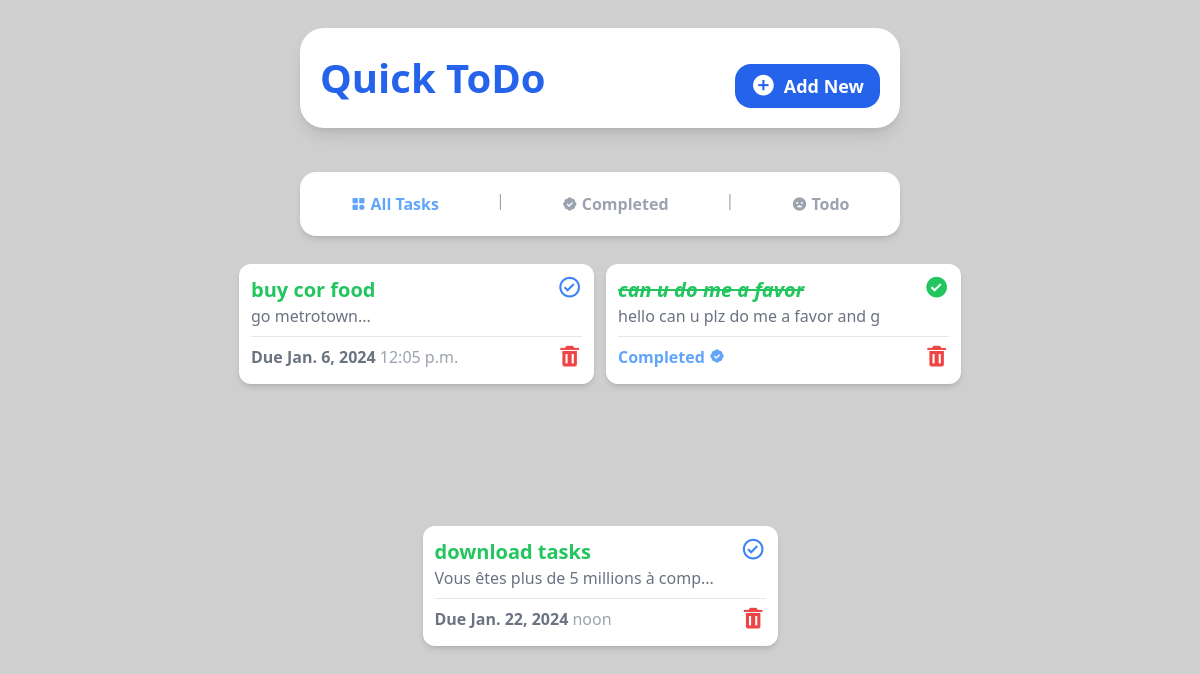
Before: / with the older database file.
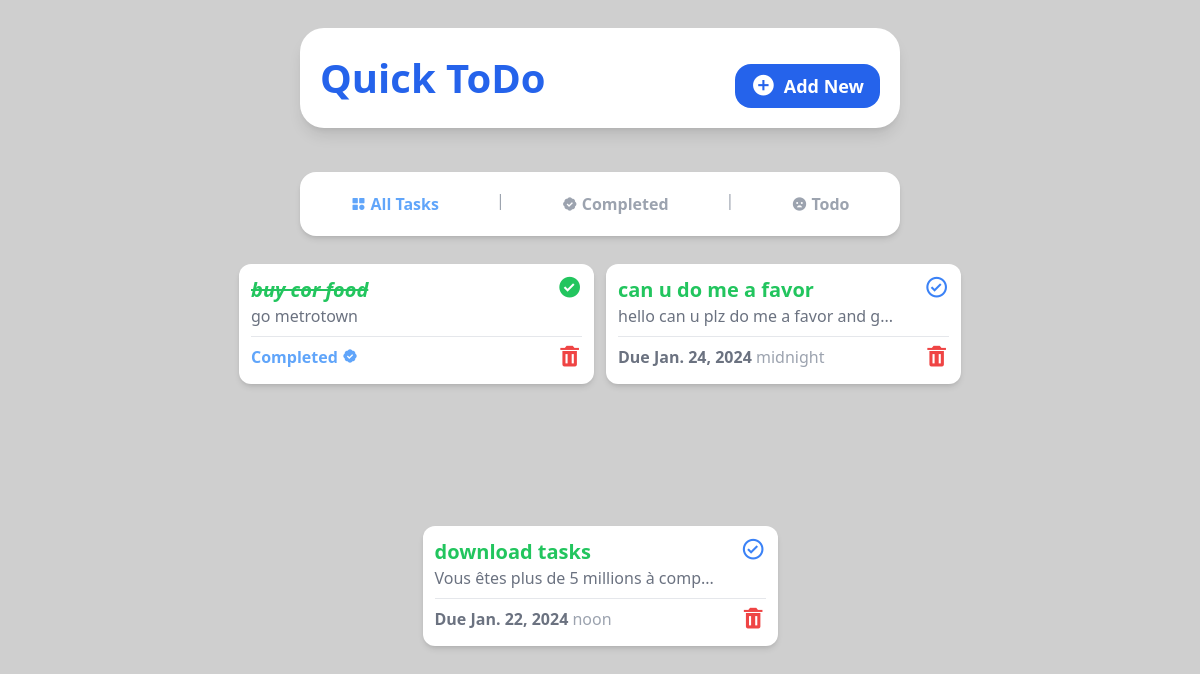
After: the same page with the newer database file.
### tasks/models.py (models this page shows, shortened)
class Task(models.Model):
    title = models.CharField(max_length = 35)
    description = models.TextField(null = True, blank = True)
    due_date = models.DateField()
    due_time = models.TimeField()
    completed = models.BooleanField(default = False)

### tasks/views.py (the view)
# urls.py: 2. Add a URL to urlpatterns:  path('', views.home, name='home')
def home(request):
    tasks = Task.objects.all().order_by('-id')
    return render(request, 'index.html', {
        'tasks' : tasks,
    })

### tasks/templates/index.html
{% include 'base.html' %}
{% include 'home_nav.html' %}
{% block content %}
<section
class="flex flex-1 flex-wrap justify-center gap-3 bg-[#fff0] w-10/12 md:w-11/12 h-full mb-3 rounded-2xl p-3 overflow-y-auto scrollbar-hide"
>
{% for task in tasks %}
{% if task.completed %}
<div
class="w-[355px] flex flex-col shadow-md bg-white h-[120px] rounded-xl p-3"
>
<div class="flex flex-row justify-between">
  <div>
    <a href="{% url 'task_detail' task.id %}">
      <h1
        class="text-green-500 font-semibold text-xl italic line-through"
      >
        {{task.title}}
      </h1>
    </a>
    <p class="text-gray-500 text-md">
      {{task.description | slice:":35"}}
    </p>
  </div>
  <a href="{% url 'toggle_complete' task.id %}">
    <i class="bx bxs-check-circle bx-sm text-green-500"></i>
  </a>
</div>
<hr class="border-t border-gray-200 my-2" />
<div class="flex flex-row justify-between">
  <h2 class="text-blue-400 font-bold">
    Completed <i class="bx bxs-badge-check"></i>
  </h2>
  <a href="{% url 'delete_task' task.id %}">
    <i class="bx bxs-trash bx-sm text-red-500"></i>
  </a>
</div>
</div>
{% else %}
<div
  class="w-[355px] flex flex-col shadow-md bg-white h-[120px] rounded-xl p-3"
>
  <div class="flex flex-row justify-between">
    <div>
      <a href="{% url 'task_detail' task.id %}">
        <h1 class="text-green-500 font-semibold text-xl">
          {{ task.title }}
        </h1>
      </a>
      <p class="text-gray-500 text-md">
        {{ task.description | slice:":35" }}...
      </p>
    </div>
    <a href="{% url 'toggle_complete' task.id %}">
      <i class="bx bx-check-circle bx-sm text-blue-500"></i>
    </a>
  </div>
  <hr class="border-t border-gray-200 my-2" />
  <div class="flex flex-row justify-between">
    <h2 class="text-gray-500 font-bold">
      Due {{task.due_date}} <span class="font-medium text-gray-400">{{task.due_time}}</span>
    </h2>
    <a href="{% url 'delete_task' task.id %}">
      <i class="bx bxs-trash bx-sm text-red-500"></i>
    </a>
  </div>
</div>
{% endif %}
{% endfor %}
</section>
{% endblock content %}

Changed rows visible on the page:
changed Task "buy cor food": due_date "Jan. 6, 2024" → (not shown); due_time "12:05 p.m." → (not shown); completed "... Due" → "Completed"
changed Task "can u do me a favor": due_date (not shown) → "Jan. 24, 2024"; due_time (not shown) → "midnight"; completed "Completed" → "... Due"
